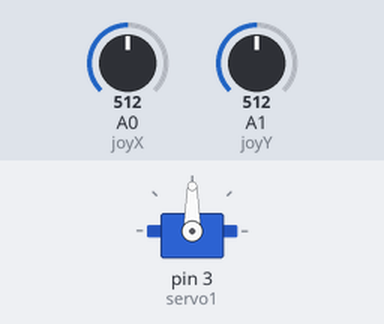
Recording of a sketch running on a simulated Arduino Uno, built with avr-gcc and run on an emulated ATmega328P. Shown: servo. Inputs (shaded band) come from the test bench; at power-on: A1 (joyY) = 512, A0 (joyX) = 512.

Above: at 1.2 s.
1.3 s: A1 (joyY) set to 716
At 1.8 s:
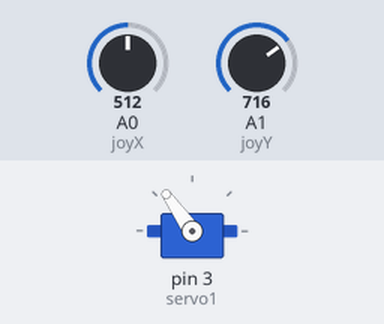
2.8 s: A1 (joyY) set to 900
At 4.0 s:
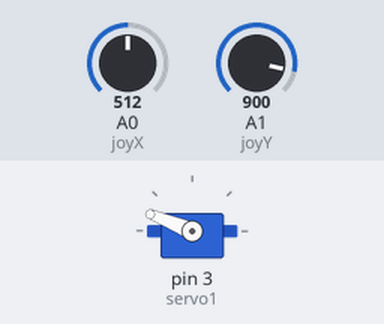
4.3 s: A1 (joyY) set to 1023
At 5.2 s:
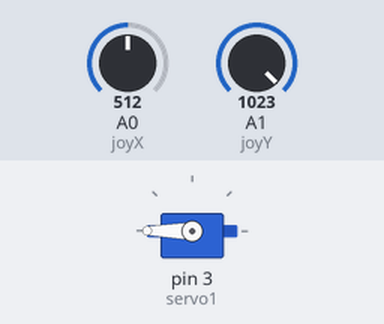
5.8 s: A1 (joyY) set to 306
At 7.0 s:
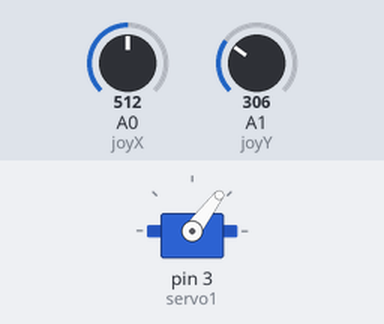
7.3 s: A1 (joyY) set to 122
At 8.2 s:
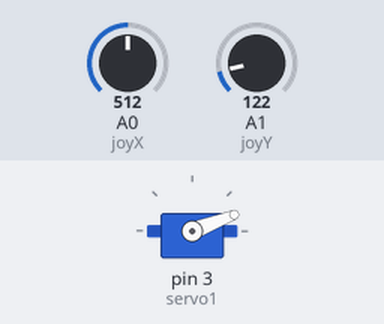
Timing chart, 0 to 9.8 s (numbered marks = the images above; inputs shaded):
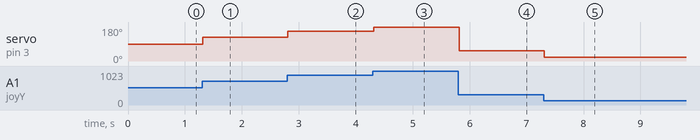

Measured:
- after the input at 1.3 s, servo on pin 3 (servo1): 90° → 125° at once
- after the input at 2.8 s, servo on pin 3 (servo1): 125° → 158° at once
- after the input at 4.3 s, servo on pin 3 (servo1): 158° → 180° at once
- after the input at 5.8 s, servo on pin 3 (servo1): 180° → 53° at once
- after the input at 7.3 s, servo on pin 3 (servo1): 53° → 21° at once

The sketch:

joystick.ino
```cpp
#include <Servo.h> // include servo library

Servo servo1; // define servos
//Servo servo2;

int joyX = 0; // give variable to joystick readings
int joyY = 1;

int joyVal;
int joyVal1;
// create variable for joystick value

void setup()
{
servo1.attach(3); // start servos
//servo2.attach(4);


}


void loop()
{

joyVal = analogRead(joyX); // read value from joystick
joyVal = map(joyVal, 0, 1023, 0, 180); // change value range to 0-180
servo1.write(joyVal); // write value to servo

joyVal1 = analogRead(joyY); // repeat same for y axis
joyVal1 = map(joyVal1, 0, 1023, 0, 180);
servo1.write(joyVal1);
delay(20); // add small delay to reduce noise


}
```
